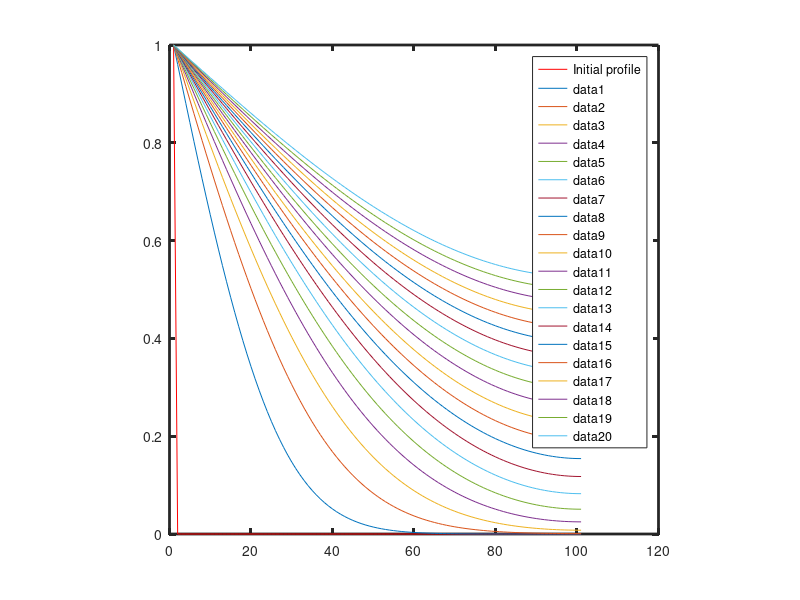

Here is the MATLAB script that generated this plot:
%
% Copyright (c) 2018, Vishal_S
% All rights reserved. Please read the "license.txt" for license terms.
%
% Project Title: Phase field modelling
% 
% Developer: Vishal S
% 
% Contact Info: vishalsubbu97@gmail.com
%
clf
clear 

t  = cputime ;
%not dimensionalised numbers
delt = 0.1;
delx = 0.5;
D = 1.0;
alpha = D*delt/(delx*delx);

%initial conditions 
% c(1) = C_0 and the remoining is 0.0
c = zeros(101,1);
c_t = zeros(101,1);
c(1) = 1;
c_t(1) = 1;
%plot the initial profile
plot (c, 'r-;Initial profile;');

%get handle 
ax = gca ;
set(ax, "linewidth",2.0);
axis("square");

%hold the plot 
hold on

% Compostion evolution
for k = 1:20 %this is for plotting 
  for j = 1:500
    for i = 2:100
      c_t(i) =  c(i)*(1 - 2*alpha) + alpha*(c(i-1) + c(i+1) );
    endfor # ending i loop
    c_t(101) = c(101)*(1-2*alpha) + 2*alpha*(c(100));
    c = c_t;
  endfor # ending j loop
  plot (c )
endfor # ending k loop

% Save figure
print -depsc Explicit1D.eps

printf('Total cpu time: %f seconds\n', cputime-t);
